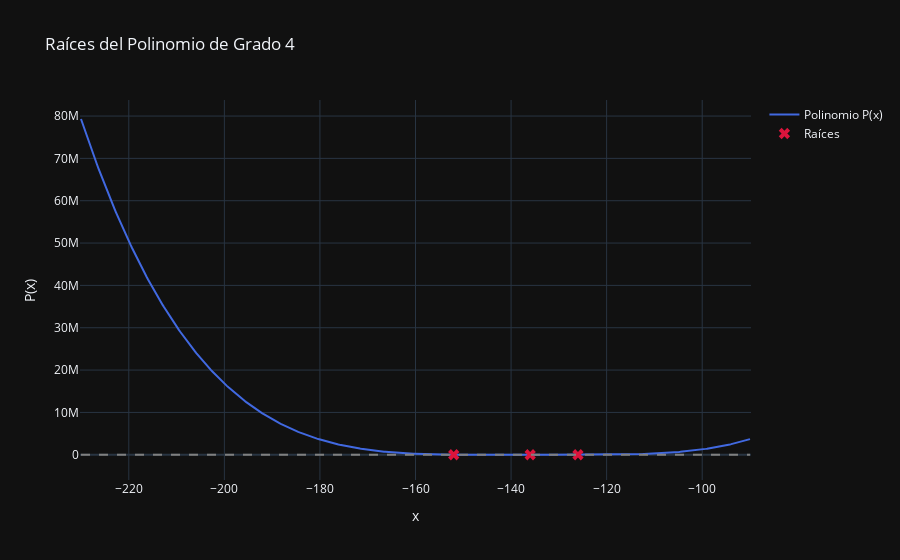

This figure's notebook cell:
### Code cell
x_vals = np.linspace(-230, -90, 500)
y_vals = f(x_vals)

raices = [-152, -136, -126]
y_raices = [0] * len(raices) 

fig = go.Figure()

fig.add_trace(go.Scatter(
    x=x_vals, 
    y=y_vals, 
    mode='lines', 
    name='Polinomio P(x)',
    line=dict(color='royalblue', width=2)
))

fig.add_trace(go.Scatter(
    x=raices, 
    y=y_raices, 
    mode='markers', 
    name='Raíces',
    marker=dict(color='crimson', size=10, symbol='x')
))

fig.update_layout(
    title='Raíces del Polinomio de Grado 4',
    xaxis_title='x',
    yaxis_title='P(x)',
    template='plotly_dark',
    shapes=[dict(type='line', x0=min(x_vals), y0=0, x1=max(x_vals), y1=0, line=dict(color='gray', dash='dash'))]
)

fig.show()

### Figure 1 — Plotly figure (JSON) as saved in the notebook; plotly's stock layout.template omitted (floating-point values rounded to 4 significant figures; data arrays with more than 128 entries replaced by an {"elided": "..."} marker saying what was removed)
{"data": [{"line": {"color": "royalblue", "width": 2}, "mode": "lines", "name": "Polinomio P(x)", "type": "scatter", "x": {"elided": "500 float values"}, "y": {"elided": "500 float values"}}, {"marker": {"color": "crimson", "size": 10, "symbol": "x"}, "mode": "markers", "name": "Raíces", "type": "scatter", "x": [-152, -136, -126], "y": [0, 0, 0]}], "layout": {"shapes": [{"line": {"color": "gray", "dash": "dash"}, "type": "line", "x0": -230, "x1": -90, "y0": 0, "y1": 0}], "title": {"text": "Raíces del Polinomio de Grado 4"}, "xaxis": {"title": {"text": "x"}}, "yaxis": {"title": {"text": "P(x)"}}}}
